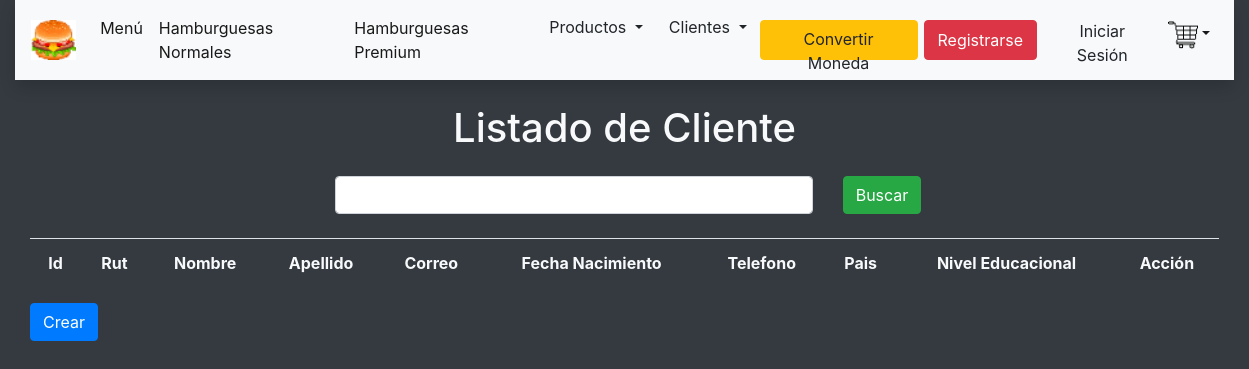
The app's page /listarCliente, older data.
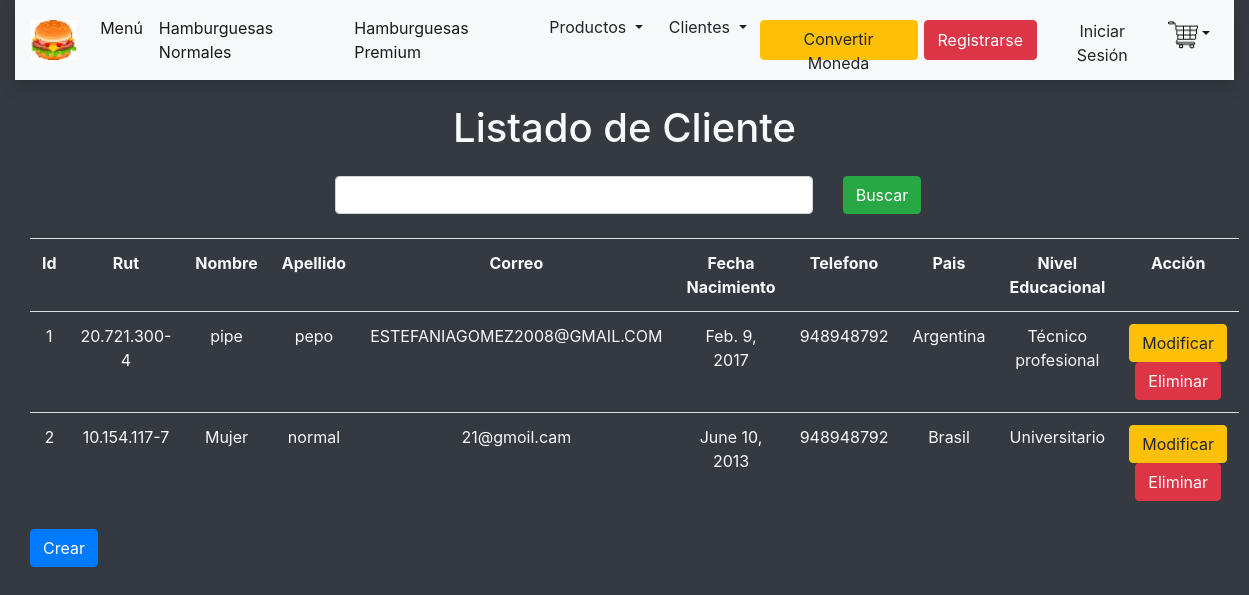
The same page, newer data.
### hamburgame/models.py (models this page shows, shortened)
class Cliente(models.Model):
    id          = models.IntegerField(primary_key = True)
    rut         = models.CharField(max_length=50)
    nombre      = models.CharField(max_length=50)
    apellido    = models.CharField(max_length=50)
    correo      = models.CharField(max_length=50)
    fecha_nacimiento = models.DateField(auto_now=False, auto_now_add=False)
    telefono = models.IntegerField()
    pais = models.ForeignKey(Pais, on_delete=models.CASCADE, verbose_name="Pais")
    nivel_educacional = models.ForeignKey(NivelEducacional, on_delete=models.CASCADE, verbose_name="NivelEducacional")

class Pais(models.Model):
    id = models.IntegerField(primary_key = True)
    nombre_pais = models.CharField(max_length=50)
    def __str__(self):
        return self.nombre_pais

class NivelEducacional(models.Model):
    id = models.IntegerField(primary_key = True)
    nivel = models.CharField(max_length=50)
    def __str__(self):
        return self.nivel

### hamburgame/views.py (the view)
# urls.py: path('listarCliente', listarCliente, name="listarCliente"),
def listarCliente(request):
    listado = Cliente.objects.all()
    if request.method == 'POST':
        buscar = request.POST['txtBuscar']
        listado = Cliente.objects.filter(nombre__contains = buscar).order_by('nombre', 'apellido')
    contexto = { 'listado' : listado  }
    return render(request, 'listarCliente.html', contexto)

### hamburgame/templates/listarCliente.html (shortened to what this page needs)
{% extends "plantillaBase.html" %} {% block titulo %} {{ 'Listado de Cliente' }} {% endblock %} {% block tituloPestana %} {{ 'Listado de Cliente' }} {% endblock %} {% block contenido %}
<form method="post">
    <div class="row mt-4 justify-content-center">
        <div class="col-5">
            <input type="text" name="txtBuscar" class="form-control">
        </div>
        <div class="col-1">
            <input type="submit" class="btn btn-success" value="Buscar">
        </div>
    </div>
</form>
<div class="row mt-4">
    <div class="col-12">
        <table class="table text-light text-center">
            <tr>
                <th>Id</th>
                <th>Rut</th>
                <th>Nombre</th>
                <th>Apellido</th>
                <th>Correo</th>
                <th>Fecha Nacimiento</th>
                <th>Telefono</th>
                <th>Pais</th>
                <th>Nivel Educacional</th>
                <th>Acción</th>
            </tr>
            {% for objeto in listado %}
            <tr class="text-light text-cente" >
                <td>{{ objeto.id }}</td>
                <td>{{ objeto.rut }}</td>
                <td>{{ objeto.nombre }}</td>
                <td>{{ objeto.apellido }}</td>
                <td>{{ objeto.correo }}</td>
                <td>{{ objeto.fecha_nacimiento }}</td>
                <td>{{ objeto.telefono }}</td>
                <td>{{ objeto.pais }}</td>
                <td>{{ objeto.nivel_educacional }}</td>
                <td>
                    <a href="{% url 'modificarCliente' objeto.id %}" class="btn btn-warning">Modificar</a>
                    <a href="{% url 'eliminarCliente' objeto.id %}" class="btn btn-danger">Eliminar</a>
                </td>
            </tr>
            {% endfor %}
        </table>
    </div>
</div>
<div class="row">
    <div class="col-12">
        <a href="{% url 'crearCliente' %}" class="btn btn-primary">Crear</a>
    </div>
</div>
{% endblock%}

### hamburgame/templates/plantillaBase.html (shortened to what this page needs)
{% load static %}
<!DOCTYPE HTML>
<html>
<head>
  <link rel="stylesheet" href="https://cdn.jsdelivr.net/npm/bootstrap@4.6.0/dist/css/bootstrap.min.css">
  <link rel="stylesheet" href="cambio.js">
</head>
<body class="bg-dark">
  <div class="container-fluid">
    <div class="row">
        <div class="col-md-12">
            <div class="shadow p-0 mb-4 bg-white rounded">
                <nav class="navbar navbar-expand-md navbar-light bg-light"  >
                     <a class="navbar-brand" href="{% url 'inicio' %}"><img style="height: 40px; " src="{% static 'images/logo.jpeg' %}" ></a>
                    <div class="collapse navbar-collapse" id="bs-example-navbar-collapse-1">
                        <ul class="navbar-nav">
                            <li class="nav-item active">
                                <a class="nav-link" href="{% url 'inicio' %}">Menú<span class="sr-only">(current)</span></a>
                            </li>
                            <li class="nav-item active">
                                <a class="nav-link" href="{% url 'normales' %}">Hamburguesas Normales</a>
                            </li>
                            <li class="nav-item active">
                                <a class="nav-link" href="{% url 'premium' %}">Hamburguesas Premium</a>
                            </li>
                            <li class="nav-item active">
                            <div class="dropdown show">
                                <a class="btn btn dropdown-toggle" href="#" role="button" id="dropdownMenuLink" data-toggle="dropdown" aria-haspopup="true" aria-expanded="false">
                                  Productos
                                </a>
                              </div>
                            </li>
                            <li class="nav-item active">
                                <div class="dropdown show">
                                    <a class="btn btn dropdown-toggle" href="#" role="button" id="dropdownMenuLink" data-toggle="dropdown" aria-haspopup="true" aria-expanded="false">
                                      Clientes
                                    </a>
                                  </div>
                                </li>
                        </ul>
                        <ul class="navbar-nav ml-md-auto">
                            <li class="nav-item active dropdown ">
                                <button class="btn btn-warning" data-toggle="dropdown" style="height: 40px; width: 101%;">Convertir Moneda</button>
                            </li>
                        </ul>
                        <ul class="navbar-nav ml-md-auto">
                            <li class="nav-item active">
                                <a class="nav-link" href="#"><span class="sr-only">(current)</span><button type="button" class="btn btn-danger" style="height: 40px; width: 101%;" >Registrarse</button></a>
                            </li>
                            <li class="nav-item active dropdown ">
                                <button class="btn btn-light" data-toggle="dropdown" style="height: 50px; width: 101%;">Iniciar Sesión</button>
                            </li>
                            <li>
                                <a class="nav-link dropdown-toggle active"  data-toggle="dropdown"><img src="{% static 'images/carro.jpg' %}" ></a>
                            </li>
                        </ul>
                    </div>
                </nav>
            </div>
        </div>
    </div>
    <div class ="container-fluid">
      <h1 class="text-center text-light">{% block titulo %} {% endblock %}</h1>
      {% block contenido %} {% endblock %}
    </div>
</body>
</html>

Row changes from the older to the newer data that the page shows:
added Cliente: id "1", rut "20.721.300-4", nombre "pipe", apellido "pepo", correo "ESTEFANIAGOMEZ2008@GMAIL.COM", fecha_nacimiento "Feb. 9, 2017", telefono "948948792", pais "Argentina", nivel_educacional "Técnico profesional"
added Cliente: id "2", rut "10.154.117-7", nombre "Mujer", apellido "normal", correo "21@gmoil.cam", fecha_nacimiento "June 10, 2013", telefono "948948792", pais "Brasil", nivel_educacional "Universitario"
